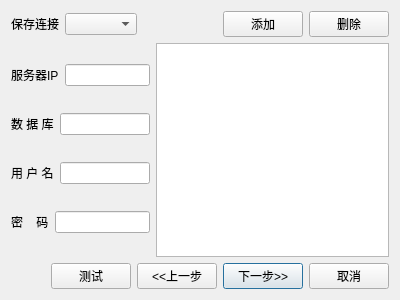
<?xml version="1.0" encoding="UTF-8"?>
<ui version="4.0">
 <class>ForthDialog</class>
 <widget class="QDialog" name="ForthDialog">
  <property name="geometry">
   <rect>
    <x>0</x>
    <y>0</y>
    <width>400</width>
    <height>300</height>
   </rect>
  </property>
  <property name="minimumSize">
   <size>
    <width>400</width>
    <height>300</height>
   </size>
  </property>
  <property name="maximumSize">
   <size>
    <width>400</width>
    <height>300</height>
   </size>
  </property>
  <property name="windowTitle">
   <string>SCSDB</string>
  </property>
  <layout class="QVBoxLayout" name="verticalLayout_2">
   <item>
    <layout class="QHBoxLayout" name="horizontalLayout_2">
     <item>
      <widget class="QLabel" name="label">
       <property name="text">
        <string>保存连接</string>
       </property>
      </widget>
     </item>
     <item>
      <widget class="QComboBox" name="comboBox"/>
     </item>
     <item>
      <spacer name="horizontalSpacer_2">
       <property name="orientation">
        <enum>Qt::Horizontal</enum>
       </property>
       <property name="sizeHint" stdset="0">
        <size>
         <width>40</width>
         <height>20</height>
        </size>
       </property>
      </spacer>
     </item>
     <item>
      <widget class="QPushButton" name="pushButtonAdd">
       <property name="text">
        <string>添加</string>
       </property>
      </widget>
     </item>
     <item>
      <widget class="QPushButton" name="pushButtonDel">
       <property name="text">
        <string>删除</string>
       </property>
      </widget>
     </item>
    </layout>
   </item>
   <item>
    <layout class="QHBoxLayout" name="horizontalLayout_7">
     <item>
      <layout class="QVBoxLayout" name="verticalLayout">
       <item>
        <layout class="QHBoxLayout" name="horizontalLayout_6">
         <item>
          <widget class="QLabel" name="label_2">
           <property name="text">
            <string>服务器IP</string>
           </property>
          </widget>
         </item>
         <item>
          <widget class="QLineEdit" name="lineEditIp"/>
         </item>
        </layout>
       </item>
       <item>
        <layout class="QHBoxLayout" name="horizontalLayout_5">
         <item>
          <widget class="QLabel" name="label_3">
           <property name="text">
            <string>数 据 库</string>
           </property>
          </widget>
         </item>
         <item>
          <widget class="QLineEdit" name="lineEditDatabase"/>
         </item>
        </layout>
       </item>
       <item>
        <layout class="QHBoxLayout" name="horizontalLayout_4">
         <item>
          <widget class="QLabel" name="label_4">
           <property name="text">
            <string>用 户 名</string>
           </property>
          </widget>
         </item>
         <item>
          <widget class="QLineEdit" name="lineEditUserName"/>
         </item>
        </layout>
       </item>
       <item>
        <layout class="QHBoxLayout" name="horizontalLayout_3">
         <item>
          <widget class="QLabel" name="label_5">
           <property name="text">
            <string>密    码</string>
           </property>
          </widget>
         </item>
         <item>
          <widget class="QLineEdit" name="lineEditPassword"/>
         </item>
        </layout>
       </item>
      </layout>
     </item>
     <item>
      <widget class="QListView" name="listView"/>
     </item>
    </layout>
   </item>
   <item>
    <layout class="QHBoxLayout" name="horizontalLayout">
     <item>
      <spacer name="horizontalSpacer">
       <property name="orientation">
        <enum>Qt::Horizontal</enum>
       </property>
       <property name="sizeHint" stdset="0">
        <size>
         <width>40</width>
         <height>20</height>
        </size>
       </property>
      </spacer>
     </item>
     <item>
      <widget class="QPushButton" name="pushButtonTest">
       <property name="text">
        <string>测试</string>
       </property>
      </widget>
     </item>
     <item>
      <widget class="QPushButton" name="pushButtonPre">
       <property name="text">
        <string>&lt;&lt;上一步</string>
       </property>
      </widget>
     </item>
     <item>
      <widget class="QPushButton" name="pushButtonNext">
       <property name="text">
        <string>下一步&gt;&gt;</string>
       </property>
       <property name="default">
        <bool>true</bool>
       </property>
      </widget>
     </item>
     <item>
      <widget class="QPushButton" name="pushButtonCancel">
       <property name="text">
        <string>取消</string>
       </property>
      </widget>
     </item>
    </layout>
   </item>
  </layout>
 </widget>
 <resources/>
 <connections/>
</ui>
